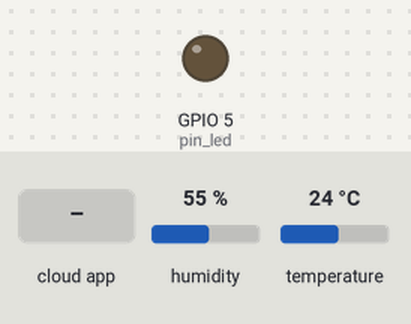
This sketch was run on a simulated ESP8266 (NodeMCU). Shown: output pins drawn as LEDs (lit = HIGH). Inputs (shaded band) come from the test bench; at power-on: humidity 55 %, temperature 24 °C. WiFi joins after 1.5 s; servers stay silent unless stated; the Firebase database answers and starts empty; what the sketch prints to the serial monitor is not drawn.

Above: at 2.7 s.
2.8 s: the phone or cloud app sets Led_Status to 1
At 6.2 s:
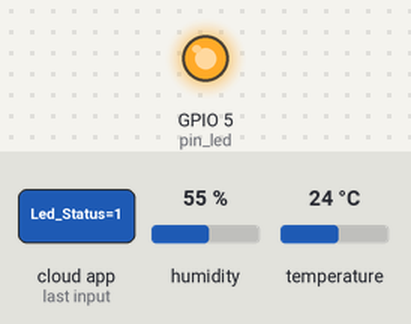
6.5 s: the phone or cloud app sets Led_Status to 0
At 9.7 s:
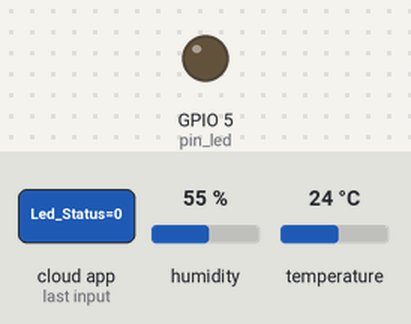
Timing chart, 0 to 11.2 s (numbered marks = the images above; inputs shaded):
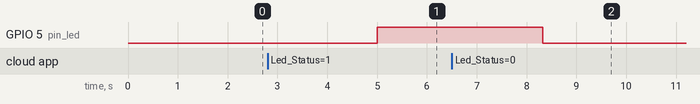

Measured:
- after the input at 2.8 s, GPIO 5 (pin_led): LOW → HIGH after 2.2 s
- after the input at 6.5 s, GPIO 5 (pin_led): HIGH → LOW after 1.8 s

The sketch:

firebase_wearos.ino
```cpp
//Adecuar para el tipo de Tarjeta
#include <ESP8266WiFi.h>
/////////////////////////////////
#include "DHT.h"

#include <Firebase_ESP_Client.h>
#include "addons/TokenHelper.h"


//1.- Conexión a Internet
#define WIFI_SSID "IZZI-84F0"
#define WIFI_PASSWORD "2WC468400115"


//2.- API KEY DE FIREBASE
#define API_KEY "AIzaSyBGuKRrhR72yXaFEDkZsbGuZEB0Ge9Kdlg"
//3.- URL DE LA BASE DE DATOS
#define DATABASE_URL "esp8266-demo-9c927-default-rtdb.firebaseio.com/"
//5.- USUARIO DE FIREBASE
#define USER_EMAIL "testuser@gmail.com"
#define USER_PASSWORD "123456"
//6.- Firebase Auth data object
FirebaseAuth auth;
//7.- Firebase data object
FirebaseData fbdo;
//8.- Config Obj
FirebaseConfig config;
int contador = 0;

/************* DHT11 Setup ********************************************/
#define DHTPIN 2
#define DHTTYPE DHT11
DHT dht(DHTPIN, DHTTYPE);

int pin_led = 5;

void setup() {
  Serial.begin(115200);
  //pinMode(LED_PIN,OUTPUT);
  pinMode(pin_led, OUTPUT);
  WiFi.begin(WIFI_SSID , WIFI_PASSWORD);
  while(WiFi.status()!= WL_CONNECTED){
    Serial.print(".");
    delay(300);
  }
  Serial.println();
  Serial.print("Conectado con IP: ");
  Serial.println(WiFi.localIP());
  Serial.println();
  //Asignar variables de Firebase
  config.api_key = API_KEY;
  config.database_url = DATABASE_URL;


  auth.user.email = USER_EMAIL;
  auth.user.password = USER_PASSWORD;
  //LLAMAR A LA FUNCION PARA GENERAR EL TOKEN DE FIREBASE
  config.token_status_callback = tokenStatusCallback;


  //Inicializar Firebase
  Firebase.begin(&config,&auth);
  //Reconectar


  Firebase.reconnectWiFi(true);
  dht.begin();
}


void loop() {
  float temp = dht.readTemperature();
  //float temp = 10;
  if(isnan(temp)){
    Serial.println("Error al leer temperatura");
    return;
  }

   //Verificar que la conexión a firebase exista


   if(Firebase.ready()){


    //Obtener un valor entero desde Firebase
    if(Firebase.RTDB.getString(&fbdo,"/IoT1/FirebaseIOT/Led_Status")){
      String ledState = fbdo.stringData();
      int miInt = ledState.toInt();
      Serial.print("ESTADO LED:  ");
      Serial.println(miInt);
      if(miInt == 0){
        digitalWrite(pin_led,miInt);
      }else if (miInt == 1){
        digitalWrite(pin_led,miInt);
        }
    }
    else{
      Serial.print("Error: ");
      Serial.println(fbdo.errorReason());
    }


    /******************Subir datos desde el ESP8266***************************/
    if(Firebase.RTDB.setInt(&fbdo,"/IoT1/FirebaseIOT/temperatura",temp)){
      contador = contador +=1;
      Serial.println(temp);
      Serial.println("Valor guardado en Firebase");

    }
    else{
      Serial.print("Error subiendo datos: ");
      Serial.println(fbdo.errorReason());
    }
    delay(3000);
   }

}
```
